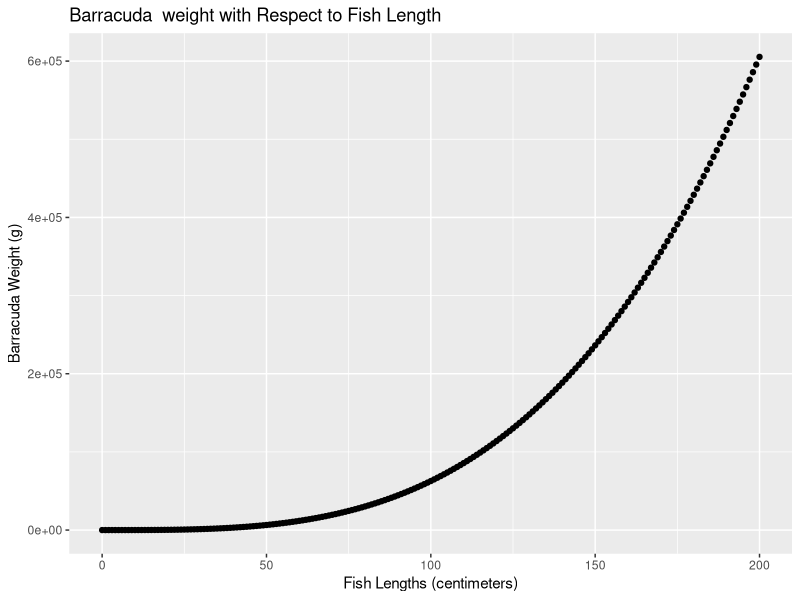

R code for this plot:
## ---- chunk 1
knitr::opts_chunk$set(echo = TRUE)
library(tidyverse)
## ---- chunk 2
fish_weight <- function(a, b, L) {
  W = a * (L^b)
}

(milkfish <- fish_weight(a = 0.905, b = 2.52, L = 60))

(trevally <- fish_weight(a = 0.0353, b = 3.05, L = 60))

(barracuda <- fish_weight(a = 0.0181, b = 3.27, L = 60))
## ---- chunk 3
fish_length <- seq(from = 0, to = 200, by = 1)

(barracuda_weight <- fish_weight(a = 0.0181, b = 3.27, L = fish_length))

fish_data <- data.frame(fish_length, barracuda_weight)

ggplot(data = fish_data, aes(x = fish_length, y = barracuda_weight)) +
  geom_point() +
  labs(x = "Fish Lengths (centimeters)",
       y = "Barracuda Weight (g)",
       title = "Barracuda  weight with Respect to Fish Length")




